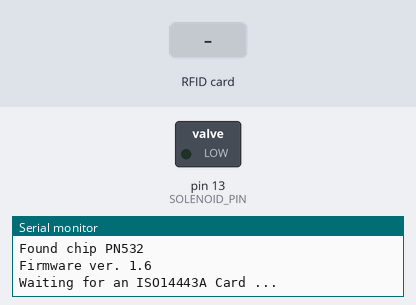
A sketch run on a simulated Arduino Uno, built with avr-gcc and run on an emulated ATmega328P. Shown: switched loads named in the sketch (green lamp = pin HIGH), the last lines printed to the serial monitor. The test bench sets the inputs (shaded band).

Above: at 1.2 s.
1.3 s: RFID card 5E 7A 19 C4 held to the reader
At 1.7 s:
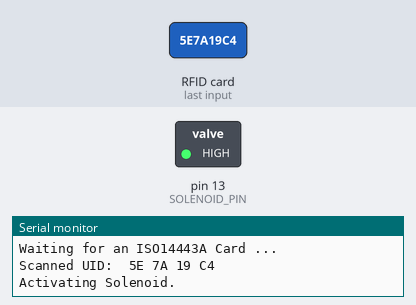
Timing chart, 0 to 4.3 s (numbered marks = the images above; inputs shaded):
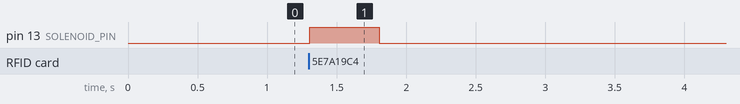

Measured:
- after the input at 1.3 s, pin 13 (SOLENOID_PIN): LOW → HIGH at once, → LOW 0.50 s later

The sketch:

magicband_reader_any_UID.ino
```cpp
#include <SPI.h>
#include <Adafruit_PN532.h>

#define PN532_SCK  2
#define PN532_MISO 5
#define PN532_MOSI 3
#define PN532_SS   4

#define SOLENOID_PIN 13

Adafruit_PN532 nfc(PN532_SCK, PN532_MISO, PN532_MOSI, PN532_SS);

void setup(void) {
  Serial.begin(115200);
  Serial.println("Hello!");

  nfc.begin();

  uint32_t versiondata = nfc.getFirmwareVersion();
  if (!versiondata) {
    Serial.print("Didn't find PN532 board");
    while (1);
  }
  Serial.print("Found chip PN5"); Serial.println((versiondata>>24) & 0xFF, HEX);
  Serial.print("Firmware ver. "); Serial.print((versiondata>>16) & 0xFF, DEC);
  Serial.print('.'); Serial.println((versiondata>>8) & 0xFF, DEC);

  Serial.println("Waiting for an ISO14443A Card ...");

  pinMode(SOLENOID_PIN, OUTPUT);
}

void loop() {
  byte scannedUID[7];
  uint8_t scannedUIDLength;

  if (readRFID(scannedUID, &scannedUIDLength)) {
    Serial.print("Scanned UID: ");
    printHex(scannedUID, scannedUIDLength);

    Serial.println("Activating Solenoid.");
    digitalWrite(SOLENOID_PIN, HIGH);
    delay(500); // Adjust the delay as needed
    digitalWrite(SOLENOID_PIN, LOW);
  }
  delay(500); // Delay to prevent rapid triggering
}

bool readRFID(byte *uid, uint8_t *uidLength) {
  return nfc.readPassiveTargetID(PN532_MIFARE_ISO14443A, uid, uidLength);
}

void printHex(byte *buffer, uint8_t bufferLength) {
  for (int i = 0; i < bufferLength; i++) {
    Serial.print(buffer[i] < 0x10 ? " 0" : " ");
    Serial.print(buffer[i], HEX);
  }
  Serial.println();
}
```
